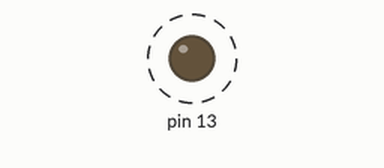
Recording of a sketch running on a simulated Arduino Uno, built with avr-gcc and run on an emulated ATmega328P. Parts: output pins drawn as LEDs (lit = HIGH). Dashed ring = blinking. What the sketch prints to the serial monitor is not drawn.

Above: at 0.2 s.
Timing chart, 0 to 3.0 s (numbered marks = the images above):
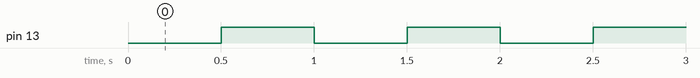

The sketch:

timers_pt1.ino
```cpp
bool LED_STATE = true;

void setup () {
  pinMode(13, OUTPUT);

  cli();

  // RESET registers
  TCCR1A = 0;
  TCCR1B = 0;

  // Set timer start value
  TCNT1 = 0;

  // Set prescalar value
  TCCR1B = TCCR1B | (1 << 2); // 256

  // Enable compare match mode
  TIMSK1 = TIMSK1 | (1 << 1);

  // Set tick value for comparison
  OCR1A = 31250;

  sei();

  Serial.begin(9600);
}


void loop() {
  uint32_t tick = TCNT1;
  Serial.println(tick);

}

ISR(TIMER1_COMPA_vect) {
  TCNT1 = 0;

  LED_STATE = !LED_STATE;
  digitalWrite(13, LED_STATE);


}
```

Measured:
- by itself, pin 13: alternates HIGH for 0.50 s and LOW for 0.50 s
